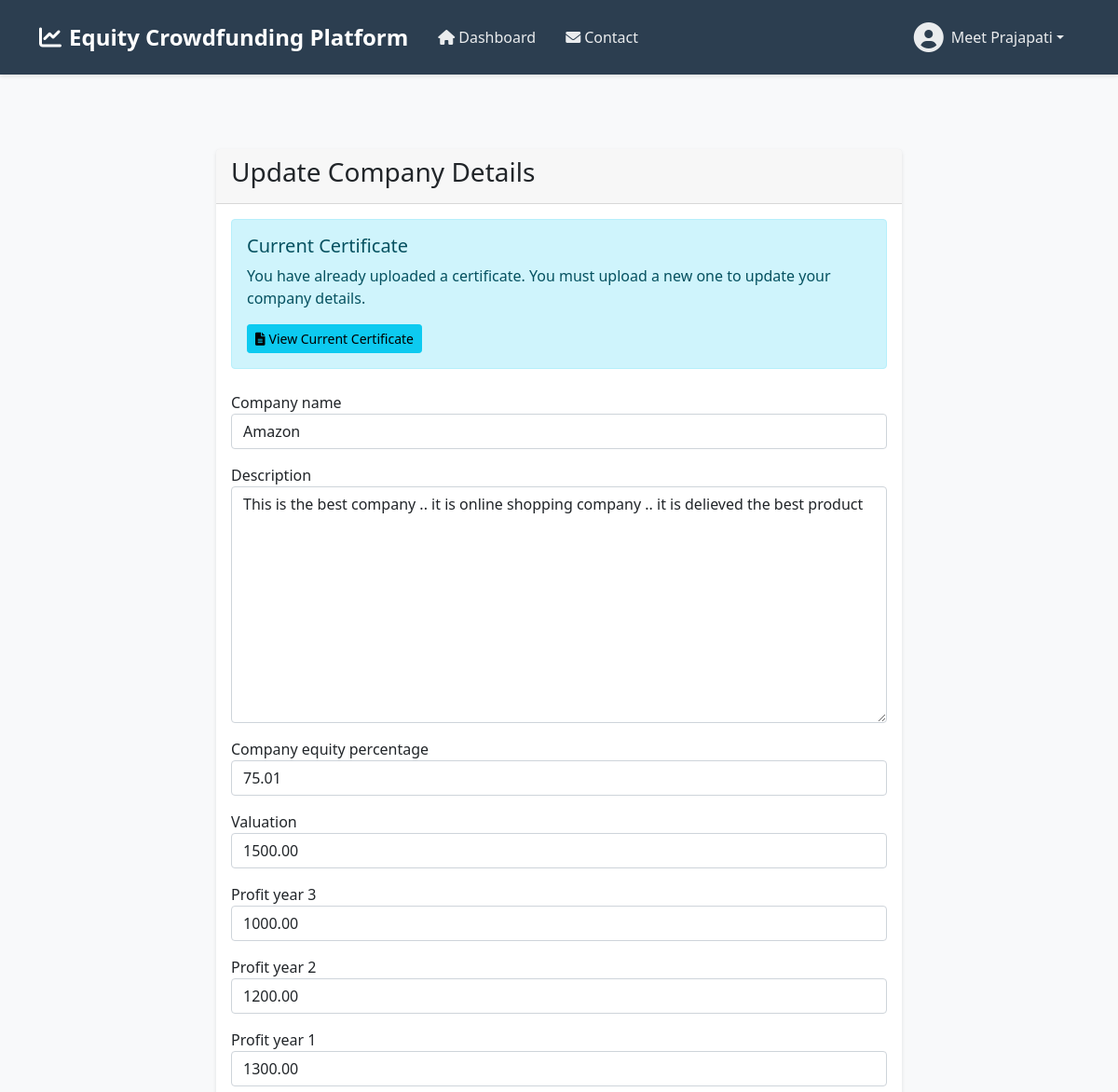
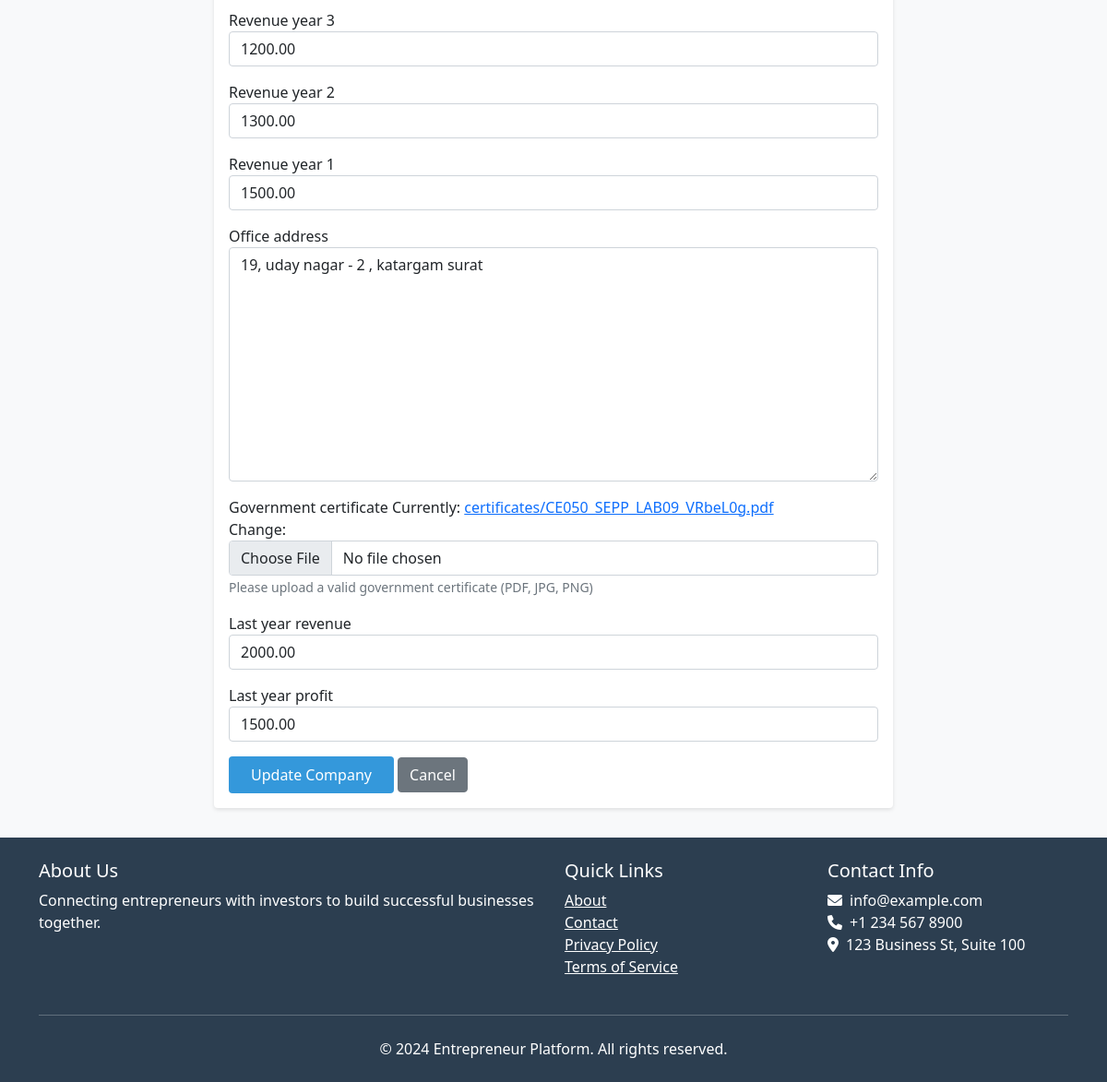
The app's page /company/6/update/ (signed in) with its own data (2 pictures, top to bottom).
### entrepreneur/models.py (models this page shows, shortened)
class CustomUser(AbstractUser):
    USER_TYPE_CHOICES = (
        ('investor', 'Investor'),
        ('entrepreneur', 'Entrepreneur'),
    )
    user_type = models.CharField(max_length=20, choices=USER_TYPE_CHOICES)
    balance = models.DecimalField(max_digits=20, decimal_places=2, default=0)
    available_amount = models.DecimalField(max_digits=20, decimal_places=2, default=0)
    first_login = models.BooleanField(default=True)

### company/models.py (models this page shows, shortened)
class Company_details(models.Model):
    entrepreneur = models.ForeignKey(
        settings.AUTH_USER_MODEL,
        on_delete=models.CASCADE,
        related_name='companies',
        limit_choices_to={'user_type': 'entrepreneur'}
    )
    company_name = models.CharField(max_length=200)
    description = models.TextField()
    last_year_revenue = models.DecimalField(max_digits=15, decimal_places=2)
    last_year_profit = models.DecimalField(max_digits=15, decimal_places=2)
    revenue_year_3 = models.DecimalField(max_digits=15, decimal_places=2)
    revenue_year_2 = models.DecimalField(max_digits=15, decimal_places=2)
    revenue_year_1 = models.DecimalField(max_digits=15, decimal_places=2)
    valuation = models.DecimalField(max_digits=15, decimal_places=2)
    company_equity_percentage = models.DecimalField(max_digits=15, decimal_places=2)
    profit_year_3 = models.DecimalField(max_digits=15, decimal_places=2)
    profit_year_2 = models.DecimalField(max_digits=15, decimal_places=2)
    profit_year_1 = models.DecimalField(max_digits=15, decimal_places=2)
    office_address = models.TextField()
    government_certificate = models.FileField(upload_to='certificates/')
    created_at = models.DateTimeField(auto_now_add=True)

### company/views.py (the view)
# urls.py: path('company/<int:company_id>/update/', company_views.update_company, name='update_company'),
@login_required
def update_company(request, company_id):
    company = get_object_or_404(Company_details, id=company_id, entrepreneur=request.user)
    if request.method == 'POST':
        form = CompanyRegistrationForm(request.POST, request.FILES, instance=company)
        if form.is_valid():
            form.save()
            messages.success(request, 'Company details updated successfully!')
            return redirect('entrepreneur_home')
    else:
        form = CompanyRegistrationForm(instance=company)
    return render(request, 'update_company.html', {'form': form, 'company': company})

### company/forms.py (shortened to what this page needs)
class CompanyRegistrationForm(forms.ModelForm):
    class Meta:
        model = Company_details
        fields = [
            'company_name', 'description',
            'company_equity_percentage',
            'valuation',
            'profit_year_3', 'profit_year_2', 'profit_year_1',
            'revenue_year_3', 'revenue_year_2', 'revenue_year_1',
            'office_address', 'government_certificate',
            'last_year_revenue', 'last_year_profit',
        ]
    def __init__(self, *args, **kwargs):
        super().__init__(*args, **kwargs)
        for field in self.fields:
            self.fields[field].widget.attrs.update({'class': 'form-control'})
        self.fields['government_certificate'].required = True
        self.fields['government_certificate'].help_text = "Please upload a valid government certificate (PDF, JPG, PNG)"

### templates/update_company.html (shortened to what this page needs)
{% extends 'base.html' %}
{% block content %}
<div class="container mt-5">
    <div class="row">
        <div class="col-md-8 offset-md-2">
            <div class="card">
                <div class="card-header">
                    <h3>Update Company Details</h3>
                </div>
                <div class="card-body">
                    {% if company.government_certificate %}
                    <div class="alert alert-info mb-4">
                        <h5>Current Certificate</h5>
                        <p>You have already uploaded a certificate. You must upload a new one to update your company details.</p>
                        <a href="{{ company.government_certificate.url }}" target="_blank" class="btn btn-sm btn-info">
                            <i class="fas fa-file-alt me-1"></i>View Current Certificate
                        </a>
                    </div>
                    {% endif %}
                    <form method="post" enctype="multipart/form-data">
                        {% for field in form %}
                            <div class="form-group mb-3">
                                <label for="{{ field.id_for_label }}">{{ field.label }}</label>
                                {{ field }}
                                {% if field.help_text %}
                                    <small class="form-text text-muted">{{ field.help_text }}</small>
                                {% endif %}
                            </div>
                        {% endfor %}
                        <button type="submit" class="btn btn-primary">Update Company</button>
                        <a href="{% url 'entrepreneur_home' %}" class="btn btn-secondary">Cancel</a>
                    </form>
                </div>
            </div>
        </div>
    </div>
</div>
{% endblock %}

### templates/base.html (shortened to what this page needs)
<!DOCTYPE html>
<html lang="en">
<head>
    <link href="https://cdn.jsdelivr.net/npm/bootstrap@5.1.3/dist/css/bootstrap.min.css" rel="stylesheet">
    <link rel="stylesheet" href="https://cdnjs.cloudflare.com/ajax/libs/font-awesome/6.0.0/css/all.min.css">
</head>
<body>
    <nav class="navbar navbar-expand-lg navbar-dark">
        <div class="container">
            <a class="navbar-brand" href="/">
                <i class="fas fa-chart-line me-2"></i>Equity Crowdfunding Platform
            </a>
            <div class="collapse navbar-collapse" id="navbarNav">
                <ul class="navbar-nav me-auto">
                    {% if user.is_authenticated %}
                        {% if user.user_type == 'entrepreneur' %}
                            <li class="nav-item">
                                <a class="nav-link {% if request.path == '/entrepreneur/home/' %}active{% endif %}" href="{% url 'entrepreneur_home' %}">
                                    <i class="fas fa-home me-1"></i>Dashboard
                                </a>
                            </li>
                        {% endif %}
                        <li class="nav-item">
                            <a class="nav-link {% if 'contact' in request.path %}active{% endif %}" href="{% url 'contact' %}">
                                <i class="fas fa-envelope me-1"></i>Contact
                            </a>
                        </li>
                    {% endif %}
                </ul>
                {% if user.is_authenticated %}
                    <div class="nav-item dropdown">
                        <a class="nav-link dropdown-toggle user-profile" href="#" id="navbarDropdown" role="button" data-bs-toggle="dropdown">
                            <i class="fas fa-user-circle fa-2x"></i>
                            <span class="ms-2">{{ user.get_full_name|default:user.username }}</span>
                        </a>
                    </div>
                {% else %}
                    <div class="d-flex">
                        <a href="{% url 'login' %}" class="btn btn-outline-light me-2">Login</a>
                        <a href="{% url 'register' %}" class="btn btn-primary">Register</a>
                    </div>
                {% endif %}
            </div>
        </div>
    </nav>
    <div class="main-content">
        {% block content %}{% endblock %}
    </div>
    <footer class="footer">
        <div class="container">
            <div class="row">
                <div class="col-md-6">
                    <h5>About Us</h5>
                    <p>Connecting entrepreneurs with investors to build successful businesses together.</p>
                </div>
                <div class="col-md-3">
                    <h5>Quick Links</h5>
                    <ul class="list-unstyled">
                        <li><a href="#" class="text-white">About</a></li>
                        <li><a href="#" class="text-white">Contact</a></li>
                        <li><a href="#" class="text-white">Privacy Policy</a></li>
                        <li><a href="#" class="text-white">Terms of Service</a></li>
                    </ul>
                </div>
                <div class="col-md-3">
                    <h5>Contact Info</h5>
                    <ul class="list-unstyled">
                        <li><i class="fas fa-envelope me-2"></i>info@example.com</li>
                        <li><i class="fas fa-phone me-2"></i>+1 234 567 8900</li>
                        <li><i class="fas fa-map-marker-alt me-2"></i>123 Business St, Suite 100</li>
                    </ul>
                </div>
            </div>
            <hr class="mt-4 mb-4" style="border-color: rgba(255,255,255,0.1);">
            <div class="text-center">
                <p class="mb-0">&copy; 2024 Entrepreneur Platform. All rights reserved.</p>
            </div>
        </div>
    </footer>
</body>
</html>

### templates/base.html (style rules this page uses)
:root { --primary-color: #2c3e50; --secondary-color: #3498db; --accent-color: #e74c3c; }
body { font-family: 'Segoe UI', Tahoma, Geneva, Verdana, sans-serif; background-color: #f8f9fa; min-height: 100vh; display: flex; flex-direction: column; }
.navbar { background-color: var(--primary-color); padding: 1rem 0; box-shadow: 0 2px 4px rgba(0,0,0,0.1); }
.navbar-brand { color: white !important; font-weight: 600; font-size: 1.5rem; }
.nav-link { color: rgba(255,255,255,0.9) !important; font-weight: 500; padding: 0.5rem 1rem !important; transition: all 0.3s ease; }
.user-profile { display: flex; align-items: center; color: white; padding: 0.5rem 1rem; }
.main-content { flex: 1; padding: 2rem 0; }
footer { background-color: var(--primary-color); color: white; padding: 1.5rem 0; margin-top: auto; }
.card { border: none; box-shadow: 0 2px 4px rgba(0,0,0,0.1); transition: transform 0.3s ease; }
.btn-primary { background-color: var(--secondary-color); border: none; padding: 0.5rem 1.5rem; transition: all 0.3s ease; }

### records on screen
CustomUser: get_full_name "Meet Prajapati"
Company_details: form "Amazon" "This is the best company .. it is online shopping company .. it is delieved the best product" "75.01" "1500.00" "1000.00" "1200.00" "1300.00" "1200.00" "1300.00" "1500.00" "19, uday nagar - 2 , katargam surat" "2000.00" "1500.00"

### other values on screen
{{ field.label }} "Company name" "Description" "Company equity percentage" "Valuation" "Profit year 3" "Profit year 2" "Profit year 1" "Revenue year 3" "Revenue year 2" "Revenue year 1" "Office address" "Government certificate" "Last year revenue" "Last year profit"
{{ field.help_text }} "Please upload a valid government certificate (PDF, JPG, PNG)"
